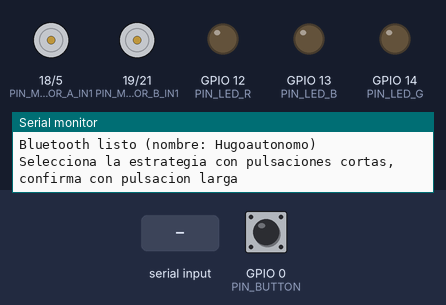
Simulated run of this program. Board: ESP32. Parts: motor-driver pin pairs drawn as motors (green arrow = first pin HIGH = forward, orange = second pin HIGH = backward, longer = more drive), output pins drawn as LEDs (lit = HIGH), the last lines printed to the serial monitor. The test bench sets the inputs (shaded band); at power-on: GPIO 0 (PIN_BUTTON) HIGH (analog values on the 0–4095 scale). Random numbers use the default seed unless the program sets one; nothing arrives over Bluetooth unless stated.

Above: at 0.8 s.
0.9 s: GPIO 0 (PIN_BUTTON) pulled LOW for 3.2 s
At 1.3 s:
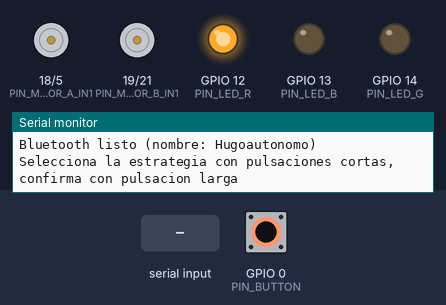
At 3.6 s:
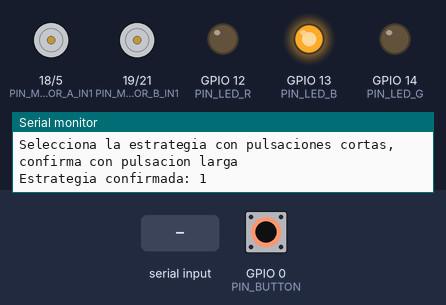
5.6 s: "1" received over the second serial link
At 5.68 s:
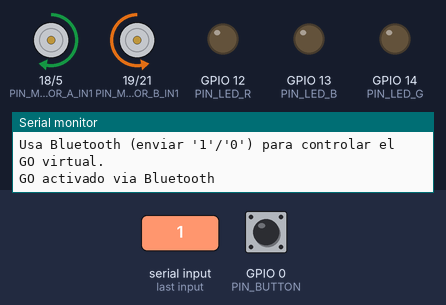
Timing chart, 0 to 8.6 s (numbered marks = the images above; inputs shaded):
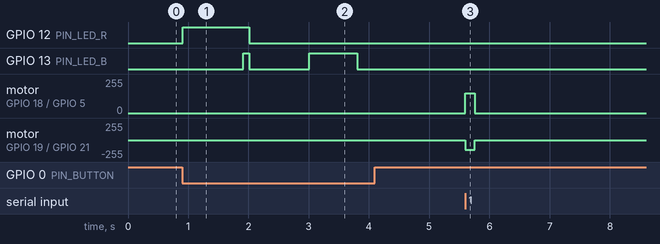

Measured:
- after the input at 0.9 s, GPIO 12 (PIN_LED_R): LOW → HIGH at once, → LOW 1.1 s later; GPIO 13 (PIN_LED_B): LOW → HIGH after 1.0 s, → LOW 0.10 s later, → HIGH 1.0 s later, → LOW 0.80 s later
- after the input at 5.6 s, motor on GPIO 18 (PIN_MOTOR_A_IN1) / GPIO 5 (PIN_MOTOR_A_IN2): stopped → forward 149/255 at once, → stopped 0.16 s later; motor on GPIO 19 (PIN_MOTOR_B_IN1) / GPIO 21 (PIN_MOTOR_B_IN2): stopped → backward 149/255 at once, → stopped 0.16 s later

The program:

main.cpp
```cpp
#include <Arduino.h>
#include <BluetoothSerial.h>

#include "control_logic.h"
#include "hardware_config.h"
#include "motor_control.h"
#include "sensor_array.h"
#include "status_led.h"

static robot_state_t robot_state;
static bool go_command_active = false;
static BluetoothSerial SerialBT;

static void configure_input(uint8_t pin, bool pullup) {
    pinMode(pin, pullup ? INPUT_PULLUP : INPUT_PULLDOWN);
}

static void init_inputs(void) {
    configure_input(PIN_BUTTON, true);
}

static bool is_button_pressed(void) {
    return digitalRead(PIN_BUTTON) == LOW;
}

static bool go_is_active(void) {
    return go_command_active;
}

static void handle_bluetooth_commands(void) {
    while (SerialBT.available() > 0) {
        const int incoming = SerialBT.read();
        if (incoming == '1') {
            go_command_active = true;
            Serial.println("GO activado via Bluetooth");
            SerialBT.println("GO activado");
        } else if (incoming == '0') {
            go_command_active = false;
            Serial.println("GO desactivado via Bluetooth");
            SerialBT.println("GO desactivado");
        }
    }
}

static int read_button_event(void) {
    if (!is_button_pressed()) {
        return 0;
    }

    status_led_set(true, false, false);
    const uint32_t start_ms = millis();
    while (is_button_pressed()) {
        if (millis() - start_ms >= 1000) {
            status_led_set(true, false, true);
            delay(100);
            status_led_set(false, false, false);
            return 2;
        }
        delay(20);
    }
    status_led_set(false, false, false);
    return 1;
}

static int select_strategy(void) {
    int strategy = 0;
    Serial.println("Selecciona la estrategia con pulsaciones cortas, confirma con pulsacion larga");
    while (true) {
        const int event = read_button_event();
        if (event == 1) {
            strategy = (strategy < 3) ? strategy + 1 : strategy;
            status_led_show_strategy(strategy);
        } else if (event == 2) {
            delay(1000);
            break;
        }
        delay(25);
    }
    if (strategy < 1) {
        strategy = 1;
    }
    Serial.print("Estrategia confirmada: ");
    Serial.println(strategy);
    return strategy;
}

static void minisumo_loop(void) {
    if (go_is_active()) {
        control_logic_execute_start(&robot_state);
        if (!PID_ENABLED) {
            motor_control_stop();
            return;
        }
        const sensor_measurement_t measurement = sensor_array_read();
        const uint32_t now_ms = millis();
        const float base_speed =
            control_logic_base_speed(&robot_state, measurement.raw[1], now_ms);
        const float pid =
            control_logic_pid(&robot_state, measurement.position, KP_DEFAULT, KD_DEFAULT);
        motor_control_drive(base_speed + pid, base_speed - pid);
    } else {
        control_logic_reset(&robot_state);
        motor_control_stop();
    }
}

void setup() {
    Serial.begin(115200);
    Serial.println("Inicializando Bluetooth...");
    if (!SerialBT.begin(BT_DEVICE_NAME)) {// Nombre del dispositivo Bluetooth
        Serial.println("Fallo al iniciar Bluetooth Serial");
    } else {
        Serial.print("Bluetooth listo (nombre: ");
        Serial.print(BT_DEVICE_NAME);
        Serial.println(")");
        SerialBT.println("Conectado a Minisumo. Envia '1' para GO y '0' para detener.");
    }
    status_led_init();
    init_inputs();
    motor_control_init();
    sensor_array_init();

    control_logic_init(&robot_state);

    const int strategy = select_strategy();
    control_logic_set_strategy(&robot_state, strategy);
    status_led_show_strategy(strategy);
    Serial.println("Usa Bluetooth (enviar '1'/'0') para controlar el GO virtual.");
    SerialBT.println("Seleccion completada. Envia '1' para arrancar, '0' para detener.");
}

void loop() {
    handle_bluetooth_commands();
    minisumo_loop();
}
```

control_logic.cpp
```cpp
#include <Arduino.h>

extern "C" {
#include "control_logic.h"
}

#include "hardware_config.h"
#include "motor_control.h"

void control_logic_init(robot_state_t *state) {
    state->strategy = 1;
    state->start_done = false;
    state->boost_active = false;
    state->central_high_begin_ms = 0;
    state->last_error = 0.0f;
}

void control_logic_set_strategy(robot_state_t *state, int strategy) {
    state->strategy = strategy;
}

void control_logic_reset(robot_state_t *state) {
    state->start_done = false;
    state->boost_active = false;
    state->central_high_begin_ms = 0;
}

static void strategy3_turn_direction(float *left, float *right) {
    const bool use_cw = START3_RANDOM_DIRECTION ? (random(0, 2) == 0) : true;
    if (use_cw) {
        *left = START3_SPEED_LEFT_CW;
        *right = START3_SPEED_RIGHT_CW;
    } else {
        *left = START3_SPEED_LEFT_CCW;
        *right = START3_SPEED_RIGHT_CCW;
    }
}

void control_logic_execute_start(robot_state_t *state) {
    if (state->start_done) {
        return;
    }

    float left = 0.0f;
    float right = 0.0f;
    uint32_t duration_ms = 0;

    switch (state->strategy) {
        case 1:
            left = START1_SPEED_LEFT;
            right = START1_SPEED_RIGHT;
            duration_ms = START1_DURATION_MS;
            break;
        case 2:
            left = START2_SPEED_LEFT;
            right = START2_SPEED_RIGHT;
            duration_ms = START2_DURATION_MS;
            break;
        case 3:
        default:
            strategy3_turn_direction(&left, &right);
            duration_ms = START3_DURATION_MS;
            break;
    }

    motor_control_drive(left, right);
    delay(duration_ms);
    motor_control_stop();
    state->start_done = true;
}

float control_logic_base_speed(robot_state_t *state, int central_value, uint32_t now_ms) {
    if (!state->boost_active) {
        if (central_value > SENSOR_SPEED_BOOST_THRESHOLD) {
            if (state->central_high_begin_ms == 0) {
                state->central_high_begin_ms = now_ms;
            } else if ((now_ms - state->central_high_begin_ms) >=
                       SENSOR_SPEED_BOOST_DURATION_MS) {
                state->boost_active = true;
            }
        } else {
            state->central_high_begin_ms = 0;
        }
    }
    return state->boost_active ? BASE_SPEED_BOOST : BASE_SPEED_DEFAULT;
}

float control_logic_pid(robot_state_t *state, float position, float kp, float kd) {
    const float error = position - LINE_POSITION_TARGET;
    const float prop = kp * error;
    const float deriv = kd * (error - state->last_error);
    state->last_error = error;
    return prop + deriv;
}
```

control_logic.h
```cpp
#pragma once

#include <stdbool.h>
#include <stdint.h>

typedef struct {
    int strategy;
    bool start_done;
    bool boost_active;
    uint32_t central_high_begin_ms;
    float last_error;
} robot_state_t;

#ifdef __cplusplus
extern "C" {
#endif

void control_logic_init(robot_state_t *state);
void control_logic_set_strategy(robot_state_t *state, int strategy);
void control_logic_reset(robot_state_t *state);
void control_logic_execute_start(robot_state_t *state);
float control_logic_base_speed(robot_state_t *state, int central_value, uint32_t now_ms);
float control_logic_pid(robot_state_t *state, float position, float kp, float kd);

#ifdef __cplusplus
}
#endif
```

motor_control.cpp
```cpp
#include <Arduino.h>
#include <math.h>

extern "C" {
#include "motor_control.h"
}

static const uint16_t PWM_FREQ = 20000;
static const uint8_t PWM_RES_BITS = 8;
static const uint8_t PWM_MAX = (1 << PWM_RES_BITS) - 1;

static const uint8_t MOTOR_CHANNELS[4] = {0, 1, 2, 3};

static inline int clamp_command(float value) {
    if (value > 255.0f) {
        return 255;
    }
    if (value < -255.0f) {
        return -255;
    }
    return (int)roundf(value);
}

static void setup_pwm_pin(uint8_t channel, uint8_t pin) {
    ledcSetup(channel, PWM_FREQ, PWM_RES_BITS);
    ledcAttachPin(pin, channel);
    ledcWrite(channel, 0);
}

void motor_control_init(void) {
    setup_pwm_pin(MOTOR_CHANNELS[0], PIN_MOTOR_A_IN1);
    setup_pwm_pin(MOTOR_CHANNELS[1], PIN_MOTOR_A_IN2);
    setup_pwm_pin(MOTOR_CHANNELS[2], PIN_MOTOR_B_IN1);
    setup_pwm_pin(MOTOR_CHANNELS[3], PIN_MOTOR_B_IN2);
    motor_control_stop();
}

static void drive_single_motor(uint8_t forward_ch, uint8_t reverse_ch, float command) {
    const int cmd = clamp_command(command);
    const uint8_t duty = (uint8_t)abs(cmd);
    if (cmd > 0) {
        ledcWrite(forward_ch, duty);
        ledcWrite(reverse_ch, 0);
    } else if (cmd < 0) {
        ledcWrite(forward_ch, 0);
        ledcWrite(reverse_ch, duty);
    } else {
        ledcWrite(forward_ch, 0);
        ledcWrite(reverse_ch, 0);
    }
}

void motor_control_drive(float left_cmd, float right_cmd) {
    drive_single_motor(MOTOR_CHANNELS[0], MOTOR_CHANNELS[1], left_cmd);
    drive_single_motor(MOTOR_CHANNELS[2], MOTOR_CHANNELS[3], right_cmd);
}

void motor_control_stop(void) {
    for (int i = 0; i < 4; ++i) {
        ledcWrite(MOTOR_CHANNELS[i], 0);
    }
}
```

motor_control.h
```cpp
#pragma once

#include "hardware_config.h"

#ifdef __cplusplus
extern "C" {
#endif

void motor_control_init(void);
void motor_control_drive(float left_cmd, float right_cmd);
void motor_control_stop(void);

#ifdef __cplusplus
}
#endif
```

sensor_array.cpp
```cpp
#include <Arduino.h>

extern "C" {
#include "sensor_array.h"
}

static const uint8_t sensors[SENSOR_COUNT] = {
    PIN_SENSOR_LEFT,
    PIN_SENSOR_CENTER,
    PIN_SENSOR_RIGHT,
};

static int last_valid_edge = -1;
static float last_position = LINE_POSITION_TARGET;

void sensor_array_init(void) {
    analogReadResolution(12);
    for (int i = 0; i < SENSOR_COUNT; ++i) {
        pinMode(sensors[i], INPUT);
    }
}

static float compute_position(sensor_measurement_t *measurement) {
    int64_t avg = 0;
    int sum = 0;
    bool on_line = false;
    int sensors_detected = 0;
    int last_sensor_detected = -1;

    for (int i = 0; i < SENSOR_COUNT; ++i) {
        const int value = measurement->raw[i];
        if (value > SENSOR_KEEP_TRACK_THRESHOLD) {
            on_line = true;
            sensors_detected++;
            last_sensor_detected = i;
        }
        if (value > SENSOR_NOISE_THRESHOLD) {
            avg += (int64_t)value * (i * SENSOR_POSITION_STEP);
            sum += value;
        }
    }

    if (on_line && sum > 0) {
        if (sensors_detected == 1 &&
            (last_sensor_detected == 0 ||
             last_sensor_detected == SENSOR_COUNT - 1)) {
            last_valid_edge = last_sensor_detected;
        }
        last_position = (float)avg / (float)sum;
        measurement->line_detected = true;
        return last_position;
    }

    measurement->line_detected = false;
    if (last_valid_edge == 0) {
        return 0.0f;
    }
    if (last_valid_edge == SENSOR_COUNT - 1) {
        return 100.0f;
    }
    return last_position;
}

sensor_measurement_t sensor_array_read(void) {
    sensor_measurement_t measurement = {0};
    for (int i = 0; i < SENSOR_COUNT; ++i) {
        measurement.raw[i] = analogRead(sensors[i]);
    }
    measurement.position = compute_position(&measurement);
    return measurement;
}
```

sensor_array.h
```cpp
#pragma once

#include <stdbool.h>

#include "hardware_config.h"

#ifdef __cplusplus
extern "C" {
#endif

typedef struct {
    int raw[SENSOR_COUNT];
    bool line_detected;
    float position;  // 0-100
} sensor_measurement_t;

void sensor_array_init(void);
sensor_measurement_t sensor_array_read(void);

#ifdef __cplusplus
}
#endif
```

status_led.cpp
```cpp
#include <Arduino.h>

extern "C" {
#include "status_led.h"
}

static void configure_led_pin(uint8_t pin) {
    pinMode(pin, OUTPUT);
    digitalWrite(pin, LOW);
}

void status_led_init(void) {
    configure_led_pin(PIN_LED_R);
    configure_led_pin(PIN_LED_G);
    configure_led_pin(PIN_LED_B);
}

void status_led_set(bool red, bool green, bool blue) {
    digitalWrite(PIN_LED_R, red ? HIGH : LOW);
    digitalWrite(PIN_LED_G, green ? HIGH : LOW);
    digitalWrite(PIN_LED_B, blue ? HIGH : LOW);
}

void status_led_show_strategy(int strategy) {
    switch (strategy) {
        case 1:
            status_led_set(false, false, true);
            break;
        case 2:
            status_led_set(false, true, false);
            break;
        case 3:
        default:
            status_led_set(true, false, true);
            break;
    }
    delay(800);
    status_led_set(false, false, false);
}
```

status_led.h
```cpp
#pragma once

#include <stdbool.h>

#include "hardware_config.h"

#ifdef __cplusplus
extern "C" {
#endif

void status_led_init(void);
void status_led_set(bool red, bool green, bool blue);
void status_led_show_strategy(int strategy);

#ifdef __cplusplus
}
#endif
```

hardware_config.h
```cpp
#pragma once

#include <stdint.h>

// Motor pins
#define PIN_MOTOR_A_IN1 18    // Motor A IN1
#define PIN_MOTOR_A_IN2 5     // Motor A IN2
#define PIN_MOTOR_B_IN1 19    // Motor B IN1
#define PIN_MOTOR_B_IN2 21    // Motor B IN2

// Sensor pins
#define PIN_SENSOR_LEFT 33    // Sensor izquierdo
#define PIN_SENSOR_CENTER 35  // Sensor centro
#define PIN_SENSOR_RIGHT 32   // Sensor derecho

// IO pins
#define PIN_LED_R 12   // LED rojo
#define PIN_LED_G 14   // LED verde
#define PIN_LED_B 13   // LED azul
#define PIN_BUTTON 0   // Boton de seleccion

// Bluetooth
#define BT_DEVICE_NAME "Hugoautonomo"  // Nombre visible en Bluetooth

// Arranque y PID
#define PID_ENABLED 0  // 1 = usa PID despues del giro inicial, 0 = solo hace el giro y se detiene

#define START1_SPEED_LEFT 150.0f    // Estrategia 1: rueda izquierda (positivo avanza, negativo retrocede)
#define START1_SPEED_RIGHT -150.0f  // Estrategia 1: rueda derecha
#define START1_DURATION_MS 160      // Estrategia 1: tiempo del giro en ms

#define START2_SPEED_LEFT -150.0f   // Estrategia 2: rueda izquierda
#define START2_SPEED_RIGHT 150.0f   // Estrategia 2: rueda derecha
#define START2_DURATION_MS 160      // Estrategia 2: tiempo del giro en ms

#define START3_RANDOM_DIRECTION 1        // Estrategia 3: 1 = elige direccion aleatoria, 0 = usa los valores CW
#define START3_SPEED_LEFT_CW 150.0f      // Estrategia 3 horario: rueda izquierda
#define START3_SPEED_RIGHT_CW -150.0f    // Estrategia 3 horario: rueda derecha
#define START3_SPEED_LEFT_CCW -150.0f    // Estrategia 3 antihorario: rueda izquierda
#define START3_SPEED_RIGHT_CCW 150.0f    // Estrategia 3 antihorario: rueda derecha
#define START3_DURATION_MS 260           // Estrategia 3: tiempo del giro en ms

// Sensores y lineas
#define SENSOR_COUNT 3                    // Numero de sensores
#define LINE_POSITION_TARGET 50.0f        // Posicion objetivo de la linea (0-100)
#define SENSOR_KEEP_TRACK_THRESHOLD 600   // Valor para considerar que sigue viendo la linea
#define SENSOR_NOISE_THRESHOLD 600        // Valor minimo para filtrar ruido
#define SENSOR_POSITION_STEP 50           // Paso entre sensores para calcular posicion
#define SENSOR_SPEED_BOOST_THRESHOLD 3000 // Valor central para activar turbo
#define SENSOR_SPEED_BOOST_DURATION_MS 1000   // Tiempo necesario en el umbral para turbo

// Velocidades
#define BASE_SPEED_DEFAULT 150.0f  // Velocidad base normal
#define BASE_SPEED_BOOST 250.0f    // Velocidad base con turbo

// PID y lazo de control
#define KP_DEFAULT 1.5f           // Ganancia proporcional del PID
#define KD_DEFAULT 0.2f           // Ganancia derivativa del PID
```
